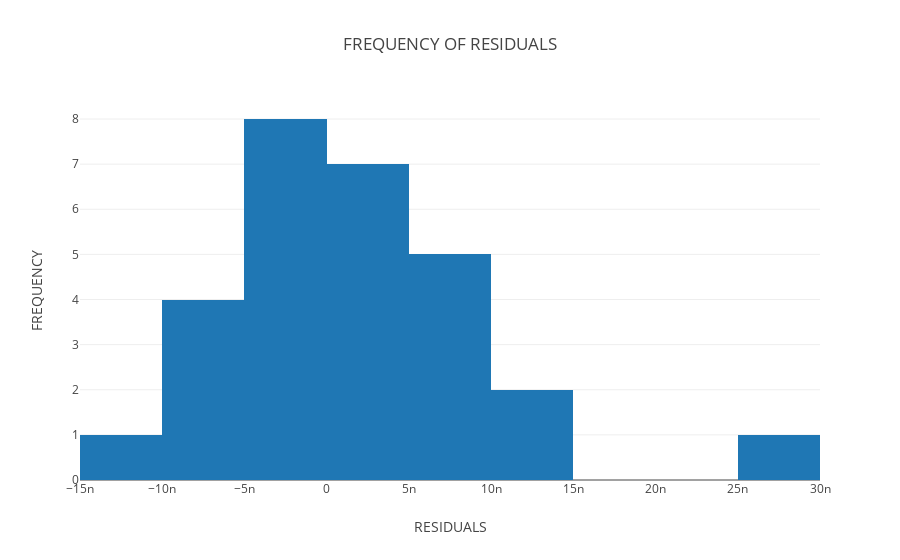

Notebook code for this chart:
### Markdown cell above
## HISTOGRAM FOR OLS ##

### Code cell
data = [go.Histogram(x=((predict_ols - Y_test)))]
layout = go.Layout(
    title='FREQUENCY OF RESIDUALS',
    xaxis=dict(
        title='RESIDUALS'
    ),
    yaxis=dict(
        title='FREQUENCY'
    )
)
fig = go.Figure(data=data, layout=layout)
plot.iplot(fig, filename='OLS_HISTOGRAM_SYSTOLICBP')

### Figure 1 — Plotly figure (JSON) as saved in the notebook; plotly's stock layout.template omitted (floating-point values rounded to 4 significant figures)
{"data": [{"type": "histogram", "x": [5.9e-09, 8.425e-09, 1.164e-09, 1.07e-08, -4.304e-09, 2.591e-08, 1.767e-09, -2.589e-10, -9.702e-10, -1.057e-08, 4.75e-09, 2.416e-09, 1.116e-09, 6.025e-09, -7.087e-09, -6.318e-09, 4.168e-10, 6.781e-09, 1.13e-08, 3.879e-10, -1.207e-09, -3.361e-09, -8.589e-09, -2.753e-09, -6.663e-10, 5.455e-09, -5.474e-09, -5.563e-10]}], "layout": {"title": "FREQUENCY OF RESIDUALS", "xaxis": {"title": "RESIDUALS"}, "yaxis": {"title": "FREQUENCY"}}}
